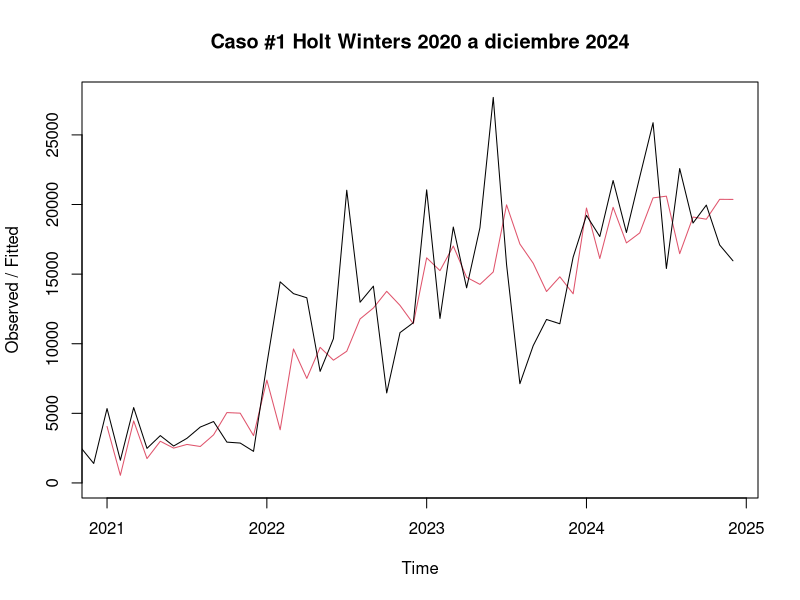
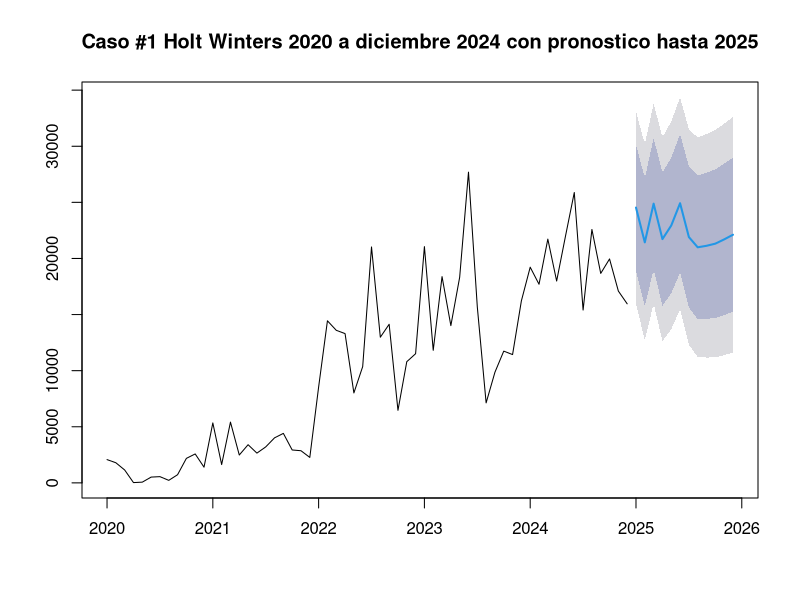

Here is the R script that generated these plots, in order:
#Obtener los datos
library(zoo)
library(forecast)
datos<-read.csv("datos2020_2025col.csv")
#limpieza
datos= na.locf(datos, fromLast = TRUE)

#ajustar la serie de tiempo
datos=ts(datos$Ventas,start=2020, frequency = 12)

#HOLT WINTERS

#Crear el modelo
modelo= HoltWinters(datos, seasonal = "additive")
#Graficar el modelo
plot(modelo, main="Caso #1 Holt Winters 2020 a diciembre 2024")
#Mostrar coeficientes
modelo

#Pronostico para el año 2025
Ventas2025<- forecast(modelo, h = 12)
Ventas2025

#Metricas de errores
accuracy(Ventas2025)

#Graficar Ventas proximo 2025
plot(Ventas2025, main="Caso #1 Holt Winters 2020 a diciembre 2024 con pronostico hasta 2025")







